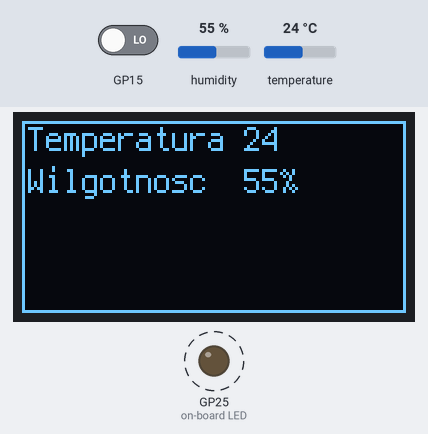
Bench run of a program on a simulated Raspberry Pi Pico running CircuitPython. Shown: 128×64 one-colour display, output pins drawn as LEDs (lit = HIGH). Dashed ring = blinking. Inputs (shaded band) come from the test bench; at power-on: humidity 55 %, temperature 24 °C, GP15 LOW.

Above: at 1.4 s.
1.5 s: humidity set to 22 %
At 3.02 s:
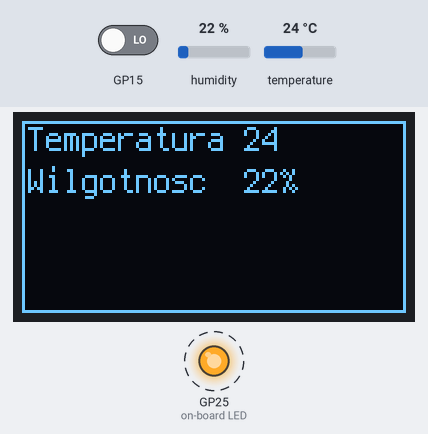
4.2 s: temperature set to 12 °C
At 5.53 s:
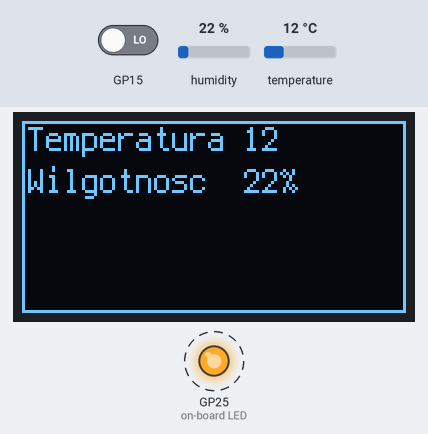
7.2 s: humidity set to 40 %
At 8.04 s:
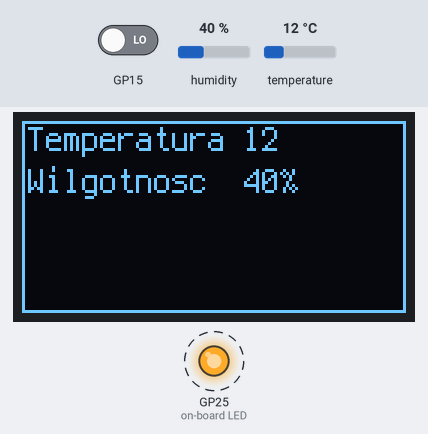
9.7 s: temperature set to 19 °C
Timing chart, 0 to 13.2 s (numbered marks = the images above; inputs shaded):
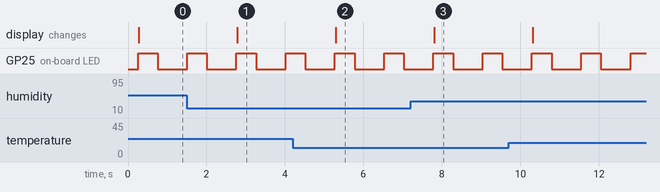

The program:

code.py
```python
from config import *
from przydatne_funkcje import *

#############USTAWIENIE CZUJNIKA#############
dht = config_dht()
temperature = dht.temperature
humidity = dht.humidity
#############USTAWIENIE EKRANU#############
splash = config_SSD1306()

TEXT1 = f'{"Temperatura":<{11}} {temperature}'
text_area_0 = label.Label(terminalio.FONT, text=TEXT1, color=0xFFFFFF, x=2, y=6)
splash.append(text_area_0)

TEXT2 = f'{"Wilgotnosc":<{11}} {humidity}{"%"}'
text_area_1 = label.Label(terminalio.FONT, text=TEXT2, color=0xFFFFFF, x=2, y=20)
splash.append(text_area_1)
#############USTAWIENIE GUZIKA#############
btn = config_port(board.GP15, in_or_out=True)
btn_last = False
#############USTAWIENIE LED#############
led = config_port(board.LED)


while True:
    temperature = dht.temperature
    humidity = dht.humidity
    text_area_0.text = f'{"Temperatura":<{11}} {temperature}'
    text_area_1.text = f'{"Wilgotnosc":<{11}} {humidity}{"%"}'
    if btn.value==True and btn_last==False:
        desc = "Na dworze jest "+checkTemperature(temperature)+" i "+checkHumidity(humidity)+"\n"
        saveToFile("dane.csv", temperature, humidity, desc)
    blink(led)
    btn_last = btn.value
    time.sleep(0.5)
```

config.py
```python
import adafruit_displayio_ssd1306, adafruit_dht
import board, busio, displayio, os, terminalio, time, digitalio
from adafruit_display_text import label

def config_dht():
    dht = adafruit_dht.DHT11(board.GP28)
    return dht

def config_SSD1306():
    displayio.release_displays()

    SDA, SCL = board.GP26, board.GP27
    I2C = busio.I2C(SCL, SDA)
    display_bus = displayio.I2CDisplay(I2C, device_address=0x3C)
    display = adafruit_displayio_ssd1306.SSD1306(display_bus, width=128, height=64)

    splash = displayio.Group()
    display.show(splash)

    color_bitmap = displayio.Bitmap(128, 64, 1)
    color_palette = displayio.Palette(1)
    color_palette[0] = 0xFFFFFF  # White

    bg_sprite = displayio.TileGrid(color_bitmap, pixel_shader=color_palette, x=0, y=0)
    splash.append(bg_sprite)

    ## Draw a smaller inner rectangle
    inner_bitmap = displayio.Bitmap(126, 62, 1)
    inner_palette = displayio.Palette(1)
    inner_palette[0] = 0x000000  # Black

    inner_sprite = displayio.TileGrid(inner_bitmap, pixel_shader=inner_palette, x=1, y=1)
    splash.append(inner_sprite)
    return splash

def config_port(pin, in_or_out=False):
    port = digitalio.DigitalInOut(pin)
    if in_or_out:
        port.direction = digitalio.Direction.INPUT
    else:
        port.direction = digitalio.Direction.OUTPUT

    return port
```

przydatne_funkcje.py
```python
def checkHumidity(humidity):
    if humidity > 70:
        return "weź parasol"
    elif humidity > 40:
        return "nie potrzebny ci parasol"
    else:
        return "pamiętaj aby pic wode"

def checkTemperature(temperature):
    if temperature > 25:
        return "goraco"
    elif temperature > 15:
        return "przyjemnie"
    else:
        return "zimno"

def saveToFile(fileName, temperature, humidity, desc):
    with open(fileName, "a") as file:
        separator = ";"
        text = f'{temperature}{separator}{humidity}{separator}{desc}'
        file.write(text)
        file.flush()

def blink(led):
    led.value = not led.value
```

Measured:
- after the input at 1.5 s, the display: changes after 1.3 s (image 1)
- after the input at 4.2 s, the display: changes after 1.1 s (image 2)
- after the input at 7.2 s, the display: changes after 0.60 s (image 3)
- by itself, GP25 (on-board LED): alternates HIGH for 0.50 s and LOW for 0.75 s
